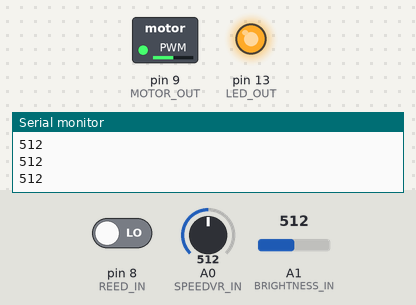
The sketch below on a simulated Arduino Uno, built with avr-gcc and run on an emulated ATmega328P. Shown: switched loads named in the sketch (green lamp = pin HIGH), output pins drawn as LEDs (lit = HIGH), the last lines printed to the serial monitor. Dashed ring = blinking. The test bench sets the inputs (shaded band); at power-on: A1 (BRIGHTNESS_IN) = 512, A0 (SPEEDVR_IN) = 512, pin 8 (REED_IN) LOW.

Above: at 1.2 s.
1.3 s: A1 (BRIGHTNESS_IN) set to 53
2.8 s: A1 (BRIGHTNESS_IN) set to 44
At 4.81 s:
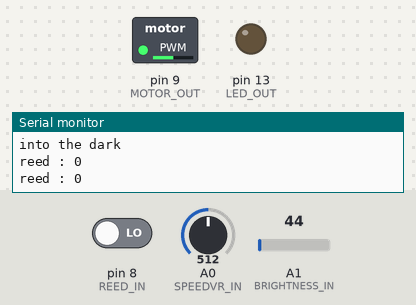
5.8 s: A0 (SPEEDVR_IN) set to 716
At 6.6 s:
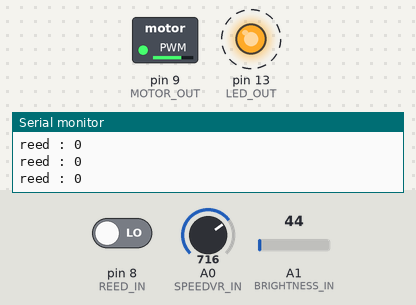
8.8 s: pin 8 (REED_IN) driven HIGH
At 9.4 s:
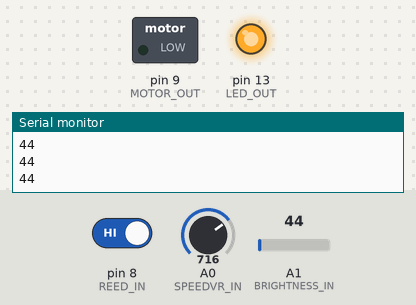
10.3 s: A1 (BRIGHTNESS_IN) set to 60
At 10.51 s:
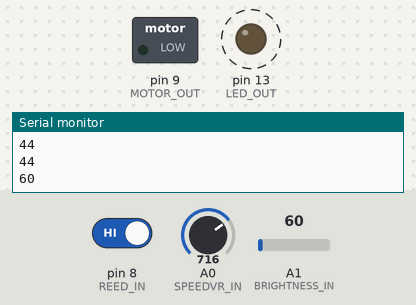
13.3 s: A1 (BRIGHTNESS_IN) set to 40
At 13.3 s:
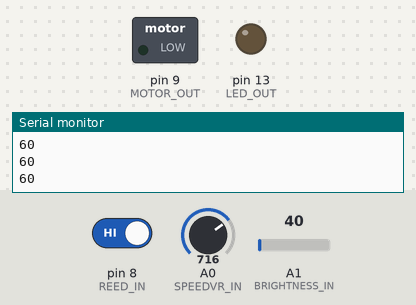
Timing chart, 0 to 15.8 s (numbered marks = the images above; inputs shaded):
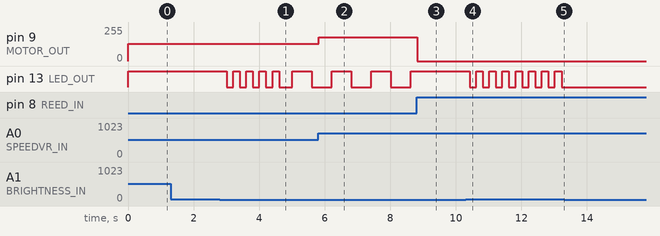

Measured:
- the behaviour switches between 50 and 49 on A1 (BRIGHTNESS_IN) (found by bisection; images 0 and 1)
- after the input at 2.8 s, pin 13 (LED_OUT): goes 4 × (LOW 0.20 s, HIGH 0.20 s), LOW 0.40 s, HIGH 0.60 s, then LOW, starting after 0.21 s
- after the input at 5.8 s, pin 9 (MOTOR_OUT): 128/255 → 179/255 at once
- after the input at 8.8 s, pin 9 (MOTOR_OUT): 179/255 → 0/255 at once; pin 13 (LED_OUT): stays HIGH (without the input it goes to LOW after 0.42 s)
- after the input at 10.3 s, pin 13 (LED_OUT): alternates HIGH for 0.20 s and LOW for 0.20 s, starting after 0.12 s
- after the input at 13.3 s, pin 13 (LED_OUT): stops changing and stays LOW

The sketch:

WaveTurnTable.ino
```cpp
#define BRIGHTNESS_IN   (1)           // analog pin
#define SPEEDVR_IN      (0)           // analog pin
#define REED_IN         (8)           // digital pin

#define LED_OUT         (13)          // digital pin
#define MOTOR_OUT       (9)           // pwm pin

#define THRESHOLD       (50)          // for brightness
#define LOOP_INTERVAL   (200)         // for busy wait(ms)
#define WAIT_FOR_BRIGHT (10 * 1000)   // exit dark environment time(ms)
#define WAIT_FOR_DARK   ( 2 * 1000)   // exit bright environment time(ms)

enum WAITING_STATUS { ROOM_BRIGHT, ROOM_DARK };
enum LED_STATUS { OFF, ON, FAST, SLOW };

int motor_speed = 0;


void setup() {
  Serial.begin(9600);
  pinMode(REED_IN, INPUT);
  pinMode(LED_OUT, OUTPUT);

  Status(OFF);
}

void loop() {
    TurnOn();                         // 回転開始
    Wait(ROOM_DARK);                  // 部屋が暗くなるのを待つ
    WaitInitialPositionAndTurnOff();  // 回転停止待ち
    Wait(ROOM_BRIGHT);                // 部屋が明るくなるのを待つ
}


void TurnOn()
{
  Serial.println("Turn On");
  //digitalWrite(STATUS_OUT, HIGH);
  motor_speed = GetMotorSpeed();;
  Status(ON);
}


void TurnOff()
{
  Serial.println("Turn Off");
  //digitalWrite(STATUS_OUT, LOW);
  motor_speed = 0;
  UpdateMotor();
}


void Wait(enum WAITING_STATUS wait)
{
  int brightness;
  int cnt = 0;

  for (;;) {
    brightness = analogRead(BRIGHTNESS_IN);
    Serial.println(brightness);

    switch(wait){
      case ROOM_DARK:
        if (brightness < THRESHOLD) {
          Status(FAST);
          cnt++;
          if(cnt >= (WAIT_FOR_DARK / LOOP_INTERVAL)){
            Serial.println("into the dark");
            return;
          }
        }
        motor_speed = GetMotorSpeed();
        UpdateMotor();
        break;
      case ROOM_BRIGHT:
        if (brightness >= THRESHOLD) {
          Status(FAST);
          cnt++;
          if(cnt >= (WAIT_FOR_BRIGHT / LOOP_INTERVAL)){
            Serial.println("into the bright");
            return;
          }
        }
    }
    delay(LOOP_INTERVAL);
  }
}


void WaitInitialPositionAndTurnOff()
{
  int reedsw = HIGH;

  for (;;) {
    reedsw = digitalRead(REED_IN);
    Serial.print("reed : ");
    Serial.println(reedsw);
    if (reedsw == HIGH) {
      TurnOff();
      return;
    }

    motor_speed = GetMotorSpeed();
    UpdateMotor();

    Status(SLOW);

    if(analogRead(BRIGHTNESS_IN) >= THRESHOLD){
      // resume
      Serial.println("return to bright.");
      Status(OFF);
      return;
    }

    delay(LOOP_INTERVAL);
  }
}


void UpdateMotor()
{
  analogWrite(MOTOR_OUT, motor_speed);
}


int GetMotorSpeed()
{
  return analogRead(SPEEDVR_IN) / 4;
}


void Status(enum LED_STATUS status)
{
  static int cnt = 0;
  static boolean sw = LOW;

  switch(status){
    case OFF:
      digitalWrite(LED_OUT, LOW);
      break;
    case ON:
      digitalWrite(LED_OUT, HIGH);
      break;
    case FAST:
      sw = !sw;
      digitalWrite(LED_OUT, sw);
      break;
    case SLOW:
      if(++cnt >= 3){
        sw = !sw;
        cnt = 0;
        digitalWrite(LED_OUT, sw);
      }
      break;
  }
}
```
